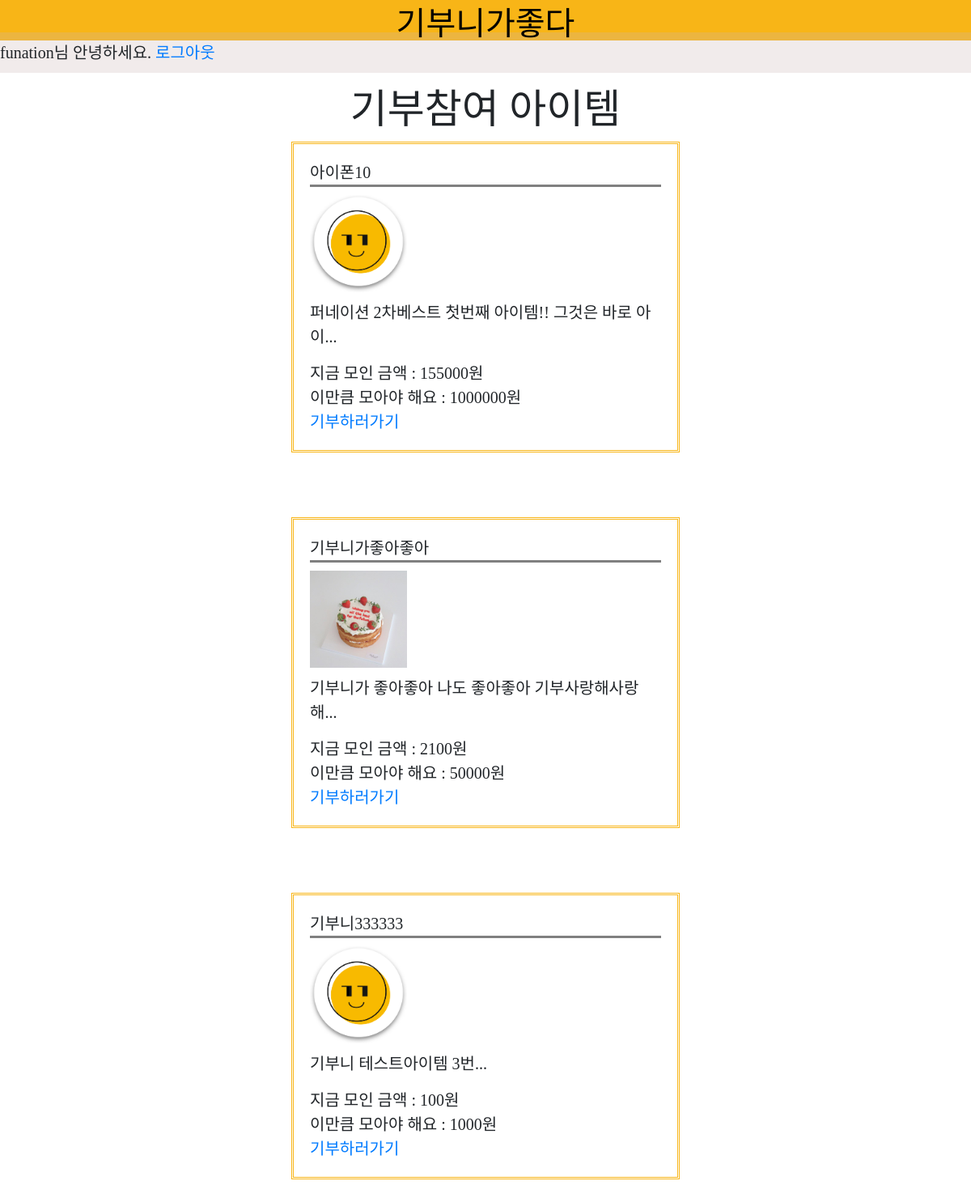
The app's page / (signed in) with its own data.
### main/models.py (models this page shows, shortened)
class Product(models.Model):
    product_name = models.CharField(max_length=100)
    product_target_money = models.PositiveIntegerField()
    product_crowd_money = models.PositiveIntegerField()
    product_description = models.TextField()
    product_img = models.ImageField(null=True, upload_to = "img_folder/")
    def summary(self):
        return self.product_description[:30] + "..."

### main/views.py (the view)
# urls.py: path('', main.views.index, name="index"),
def index(request):
    product = Product.objects
    return render(request, 'index.html', {'product':product})

### main/templates/index.html (shortened to what this page needs)
<!DOCTYPE html>
<html lang="kr">
<head>
    {% load static %}
    <link rel="stylesheet" href="{% static 'index2.css' %}">
    <link rel="stylesheet" href="https://cdn.jsdelivr.net/npm/bootstrap@4.5.3/dist/css/bootstrap.min.css">
</head>
<body>
    <div id="body_wrapper">
            <div id="top_bar">
                <a href="{% url 'index' %}">기부니가좋다</a>
            </div>
            <div id="navigation">
                <div id="login_bar">
                    {% if user.is_active %}
                    {{user.username}}님 안녕하세요.
                    <a href="{% url 'logout' %}">로그아웃</a>
                    {% else %}
                    <a href="{% url 'login' %}">로그인</a>
                    {% endif %}
                </div>
            </div>
            <div id="funation_introduce">
               <h1>기부참여 아이템</h1>
            </div>
        <div id="funation_wrapper">
            {% for i in product.all%}
            <div class="product_wrapper">
                <div class="product_name">{{i.product_name}}</div>
                <div class="product_img" ><img src= "{{i.product_img.url}}"></div>
                <div class="product_description">{{i.summary}}</div>
                <div class="product_crowd_money">지금 모인 금액 : {{i.product_crowd_money}}원</div>
                <div class="product_target_money">이만큼 모아야 해요 : {{i.product_target_money}}원</div>
                <div class="product_detail">
                {% if user.is_active%}
                <a href="{% url 'detail' i.id %}">기부하러가기</a>
                {% else %}
                <a href="{% url 'login' %}">지금 회원가입하고 기부하러가기</a>
                {% endif %}
                </div>
            </div>
            {% endfor %}
        </div>
    </div>
</body>
</html>

### static/index2.css (style rules this page uses)
* { font-size:20px; font-family:'GmarketSansMedium'; }
#top_bar { background-color:#F8B517; text-align: center; width:100%; height: 50px; }
#top_bar a { text-decoration: none; font-size:2rem; color:black; }
#navigation { width:100%; height:50px; background-color: rgba(201, 177, 177, 0.261); margin-top:-10px; }
#login_bar { padding-top:10px; margin-right:100px; }
#funation_introduce { padding-top:15px; text-align: center; }
.product_wrapper { border: #F8B517; border-style: double; margin-left:30%; width:40%; margin-bottom: 10vh; padding : 20px; }
.product_img img { margin-top:10px; width:120px; height:120px; }
.product_crowd_money { padding-top:15px; }
.product_name { border-bottom: solid grey; }
.product_description { padding-top:10px; }

### records on screen
Product: product_name "아이폰10", product_img (picture), summary "퍼네이션 2차베스트 첫번째 아이템!! 그것은 바로 아이...", product_crowd_money "155000", product_target_money "1000000"
Product: product_name "기부니가좋아좋아", product_img (picture), summary "기부니가 좋아좋아 나도 좋아좋아 기부사랑해사랑해...", product_crowd_money "2100", product_target_money "50000"
Product: product_name "기부니333333", product_img (picture), summary "기부니 테스트아이템 3번...", product_crowd_money "100", product_target_money "1000"

### other values on screen
{{ user.username }} "funation"
